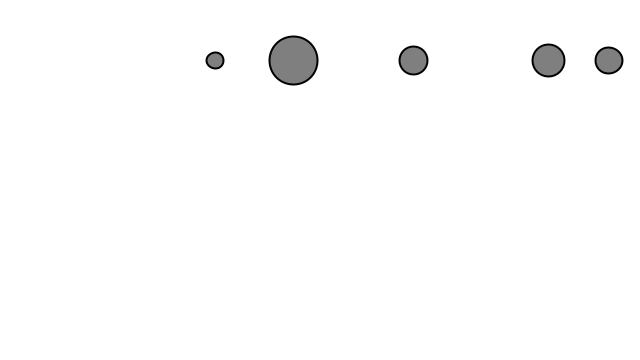
Frame 1 (no input)
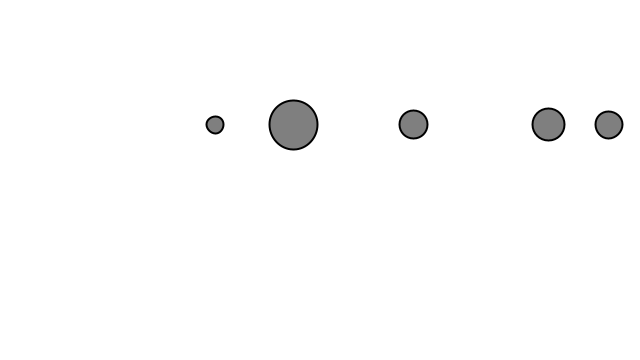
Frame 60 (the mouse pressed at the canvas centre just before this capture)
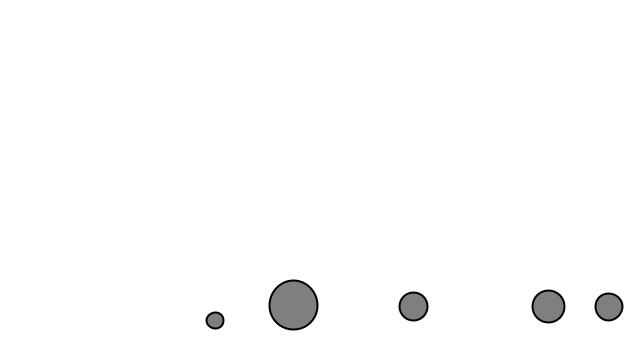
Frame 120 (the mouse held since frame 60 and released just before this capture)

The Processing sketch that drew these frames (run headless with seeded random() and noise(); from frame 60 on, the mouse is pressed at the canvas centre):

// Processing sketch: sketch_2_4_friction
// ── sketch_2_4_friction.pde
Mover[] movers;

void setup() {
  size(640,360);
  movers = new Mover[5];
  for (int i = 0; i < movers.length; i++) {
     movers[i] = new Mover();
  }
}

void draw() {
  background(255);
  
  for (Mover m : movers) {
  
    PVector grav = new PVector (0, 0.4);
    grav.mult(m.mass);
    m.applyForce(grav);
  
    //PVector wind = new PVector (0.2,0);
    //wind.div(m.mass);
    //m.applyForce(wind); 
    
    // friction computing
    PVector friction = m.vel.get();
    friction.normalize();
    
    // friction coefficient
    float c = -0.05;
    friction.mult(c);
    if (mousePressed) {
      m.applyForce(friction);
    }
    // execute all functions
    m.update();
    m.edges();
    m.display();
  }
}

// ── Ball.pde
class Mover {
  PVector pos;
  PVector vel;
  PVector acc;
  
  float mass;
 
  Mover() {
    pos = new PVector(random(width),height-300);
    vel = new PVector(0,0);
    acc = new PVector(0,0);
    mass = random(0.5,4);
  }
  
  void update(){
    vel.add(acc);
    pos.add(vel);
    acc.mult(0);
  }
  
  void edges() {
  if (pos.x > width) {
    pos.x = width;
    vel.x *= -1;
    } else if (pos.x < 0) {
      pos.x = 0;
      vel.x *= -1;
    } else if (pos.y > height)  {
     vel.y *= -1; 
     pos.y = height;
     }
  }
 
  void display() {
    stroke(0);
    strokeWeight(2);
    fill(127);
    ellipse(pos.x, pos.y,mass*20,mass*20);
  }
  
  void applyForce(PVector force) {
     PVector f = PVector.div(force,mass);
     acc.add(f);
  }
}
